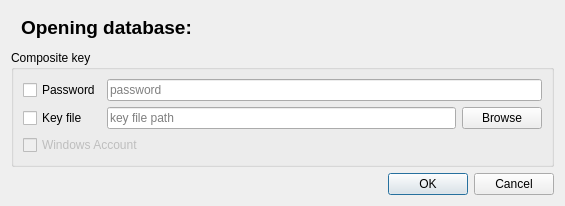
<?xml version="1.0" encoding="UTF-8"?>
<ui version="4.0">
 <class>OpenDialog</class>
 <widget class="QDialog" name="OpenDialog">
  <property name="geometry">
   <rect>
    <x>0</x>
    <y>0</y>
    <width>565</width>
    <height>196</height>
   </rect>
  </property>
  <property name="windowTitle">
   <string>Open KeePass 2 database</string>
  </property>
  <layout class="QVBoxLayout" name="verticalLayout">
   <item>
    <layout class="QHBoxLayout" name="horizontalLayout" stretch="0,1">
     <property name="leftMargin">
      <number>10</number>
     </property>
     <property name="topMargin">
      <number>5</number>
     </property>
     <property name="rightMargin">
      <number>10</number>
     </property>
     <property name="bottomMargin">
      <number>5</number>
     </property>
     <item>
      <widget class="QLabel" name="label">
       <property name="font">
        <font>
         <pointsize>14</pointsize>
         <weight>75</weight>
         <bold>true</bold>
        </font>
       </property>
       <property name="text">
        <string>Opening database: </string>
       </property>
       <property name="textInteractionFlags">
        <set>Qt::TextSelectableByKeyboard|Qt::TextSelectableByMouse</set>
       </property>
      </widget>
     </item>
     <item>
      <widget class="QLabel" name="databaseLabel">
       <property name="font">
        <font>
         <pointsize>14</pointsize>
         <weight>75</weight>
         <bold>true</bold>
        </font>
       </property>
       <property name="text">
        <string>&lt;dbname&gt;</string>
       </property>
      </widget>
     </item>
    </layout>
   </item>
   <item>
    <widget class="QGroupBox" name="groupBox">
     <property name="title">
      <string>Composite key</string>
     </property>
     <layout class="QGridLayout" name="gridLayout">
      <item row="0" column="0">
       <widget class="QCheckBox" name="passwordBox">
        <property name="text">
         <string>Password</string>
        </property>
       </widget>
      </item>
      <item row="1" column="1">
       <widget class="QLineEdit" name="keyEdit">
        <property name="placeholderText">
         <string>key file path</string>
        </property>
       </widget>
      </item>
      <item row="1" column="0">
       <widget class="QCheckBox" name="keyBox">
        <property name="text">
         <string>Key file</string>
        </property>
       </widget>
      </item>
      <item row="1" column="2">
       <widget class="QPushButton" name="keyBrowseButton">
        <property name="text">
         <string>Browse</string>
        </property>
       </widget>
      </item>
      <item row="0" column="1" colspan="2">
       <widget class="QLineEdit" name="passwordEdit">
        <property name="echoMode">
         <enum>QLineEdit::Password</enum>
        </property>
        <property name="placeholderText">
         <string>password</string>
        </property>
        <property name="clearButtonEnabled">
         <bool>true</bool>
        </property>
       </widget>
      </item>
      <item row="2" column="0" colspan="3">
       <widget class="QCheckBox" name="windowsBox">
        <property name="enabled">
         <bool>false</bool>
        </property>
        <property name="text">
         <string>Windows Account</string>
        </property>
       </widget>
      </item>
     </layout>
    </widget>
   </item>
   <item>
    <widget class="QDialogButtonBox" name="buttonBox">
     <property name="orientation">
      <enum>Qt::Horizontal</enum>
     </property>
     <property name="standardButtons">
      <set>QDialogButtonBox::Cancel|QDialogButtonBox::Ok</set>
     </property>
    </widget>
   </item>
  </layout>
 </widget>
 <resources/>
 <connections>
  <connection>
   <sender>buttonBox</sender>
   <signal>accepted()</signal>
   <receiver>OpenDialog</receiver>
   <slot>accept()</slot>
   <hints>
    <hint type="sourcelabel">
     <x>248</x>
     <y>254</y>
    </hint>
    <hint type="destinationlabel">
     <x>157</x>
     <y>274</y>
    </hint>
   </hints>
  </connection>
  <connection>
   <sender>buttonBox</sender>
   <signal>rejected()</signal>
   <receiver>OpenDialog</receiver>
   <slot>reject()</slot>
   <hints>
    <hint type="sourcelabel">
     <x>316</x>
     <y>260</y>
    </hint>
    <hint type="destinationlabel">
     <x>286</x>
     <y>274</y>
    </hint>
   </hints>
  </connection>
 </connections>
</ui>
